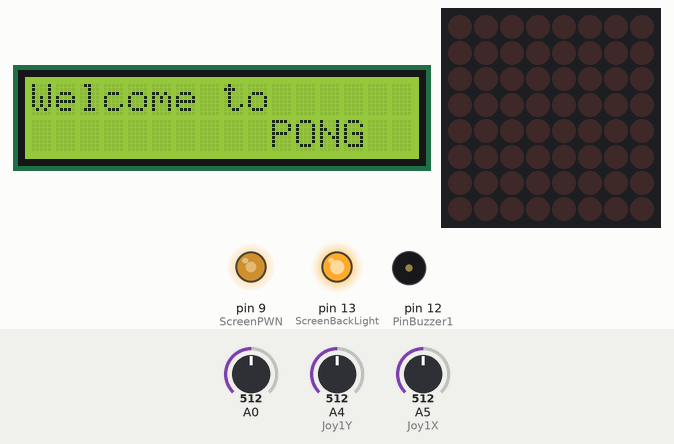
Bench run of a sketch on a simulated Arduino Uno, built with avr-gcc and run on an emulated ATmega328P. Shown: 16×2 character LCD, 8×8 LED matrix, output pins drawn as LEDs (lit = HIGH), buzzer (waves = sounding). The test bench sets the inputs (shaded band); at power-on: A5 (Joy1X) = 512, A4 (Joy1Y) = 512, A0 = 512. Random numbers use the default seed unless the sketch sets one.

Above: at 1.1 s.
At 3.2 s:
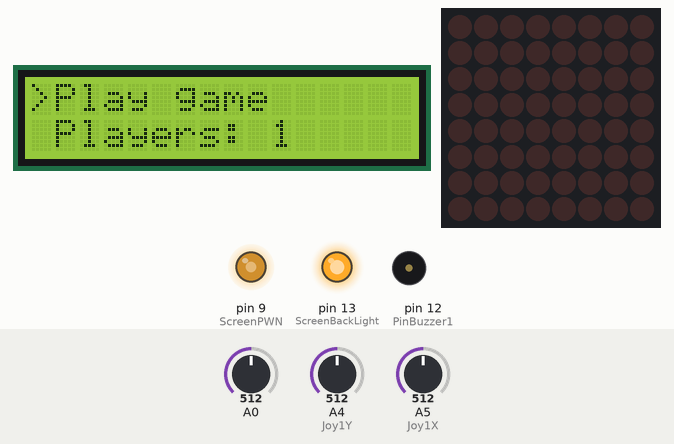
3.3 s: A5 (Joy1X) set to 262
4.8 s: A5 (Joy1X) set to 234
At 5.21 s:
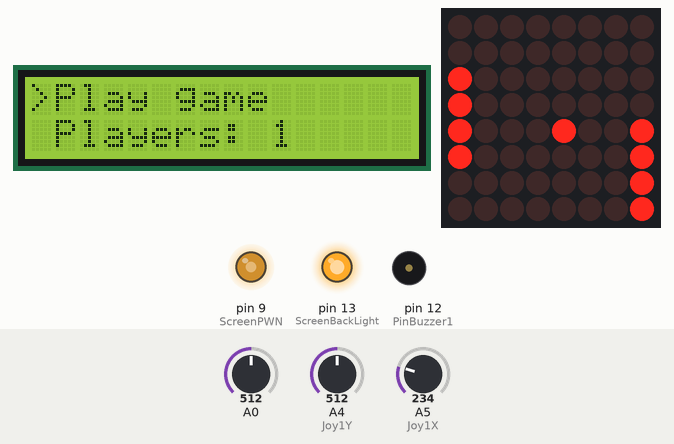
7.0 s: A4 (Joy1Y) set to 390
8.6 s: A0 set to 390
At 9.58 s:
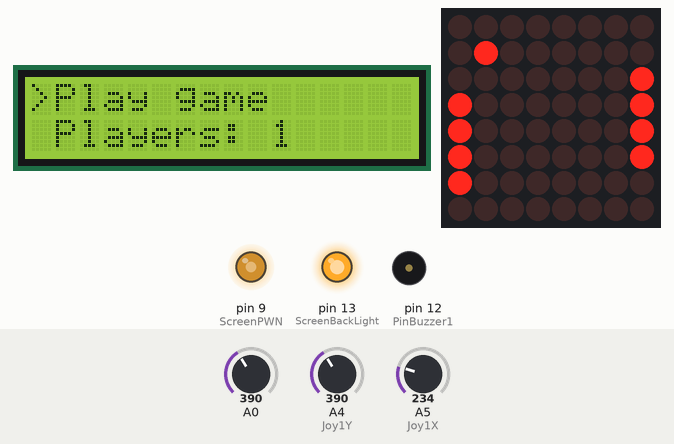
10.2 s: A4 (Joy1Y) set to 610
12.4 s: A4 (Joy1Y) set to 639
At 15.91 s:
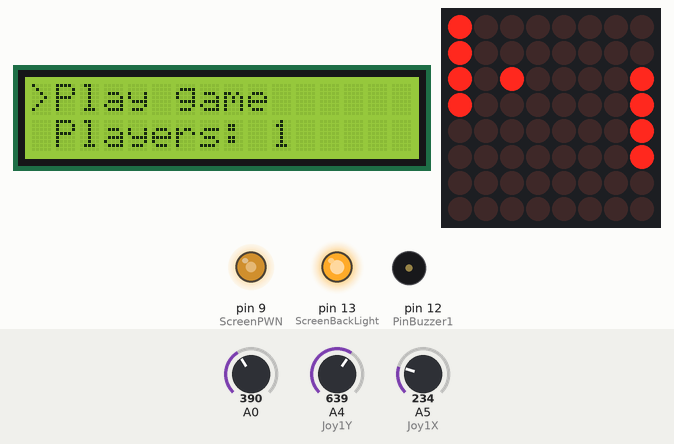
Timing chart, 0 to 16.7 s (numbered marks = the images above; inputs shaded):
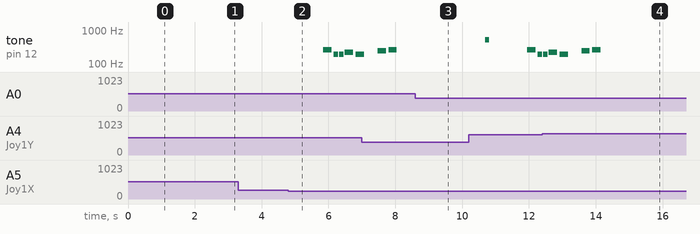

The sketch:

MatrixGamev1.ino
```cpp
#include "LedControl.h"
#include "pitches.h"
#include "images.h"
#include <LiquidCrystal.h>

#pragma region definingArea

#define Joy1X A5
#define Joy1Y A4
#define Joy2X A3
#define Joy2Y A2
#define ScreenPWN 9
#define ScreenBackLight 13
#define PinBuzzer1 12

#define BoardWidth 8
#define BoardHeight 8
#define MatrixSize 8
#define MaxPaletLength 4
#define MinPaletLength 2
#define MaxBounce 12
#define MaxSpeedIndex 5
#define SpeedFactor 25
#define ImageDelay 50
#define GameDelay 250
#define BallDelay 250
#define PaletDelay 100
#define BounceSoundDuration 125
#define SongLength 8
#define MenuDelay 250
#define MenuMinSensibility 800
#define MenuMaxSensibility 250
#define PaletMinSensibility 600
#define PaletMaxSensibility 400
#define MaxAnalogRead 1023

LedControl board = LedControl(8, 11, 10, 1); // pini buni
LiquidCrystal screen(2, 3, 4, 5, 6, 7); // pini buni

bool gameStart;
bool twoPlayers;
bool ballDirectionX;  // false -> direction right & true -> direction left
bool ballDirectionY;  // false -> direction down & true -> direction up
bool playNote;
bool playSong;
bool stats;
bool menuDisplay;
bool menuPosition;

int speedIndex;
int paletLength;
int gamePlayers;
int countBounce;
int highScore;

unsigned long previousGameTime;
unsigned long previousBallTime;
unsigned long previousPaletTime;
unsigned long previousNoteTime;
unsigned long previousImageTime;
unsigned long previousSongNoteTime;
unsigned long songPause;
unsigned long previousMenuTime;
unsigned long currentTime;

int ballX;
int ballY;
int player1PaletY; //left
int player2PaletY; //right
int scoreCount;
int currentNote;
int currentImage = 0;

char introMessage1[] = {"Welcome to  "};
char introMessage2[] = {"          PONG "};
char player1Win[] = {"Player 1 wins!!"};
char player2Win[] = {"Player 2 wins!!"};
char happy[] = {"^_^"};
char connector[] = {" - "};
char scoreString[] = {"Your score: "};
char highScoreString[] = {"HighScore: "};
char newHighScore[] = {"NEW HIGHSCORE!!"};
char menuCursor[] = {">"};
char startGame[] = {"Play game"};
char playersOne[] = {"Players: 1"};
char playersTwo[] = {"Players: 2"};

int melody[] = {
  NOTE_C4, NOTE_G3, NOTE_G3, NOTE_A3, NOTE_G3, 0, NOTE_B3, NOTE_C4
};

int noteDurations[] = {
  4, 8, 8, 4, 4, 4, 4, 4
};

#pragma endregion

#pragma region soundsFunctions

void playSound(int note) {
  playNote = true;
  previousNoteTime = currentTime;
  noTone(PinBuzzer1);
  tone(PinBuzzer1,  note, BounceSoundDuration);
}

void song() {
  playSong = true;
  previousSongNoteTime = currentTime;
  int noteDuration = 1000 / noteDurations[currentNote];
  noTone(PinBuzzer1);
  tone(PinBuzzer1, melody[currentNote], noteDuration);
  songPause = noteDuration * 1.30;
  currentNote++;
}

void sounds() {
  if (playNote)
    if (currentTime - previousNoteTime > BounceSoundDuration) {
      playNote = false;
      noTone(PinBuzzer1);
    }
  if (playSong)
    if (currentTime - previousSongNoteTime > songPause) {
      if (currentNote == SongLength) {
        playSong = false;
        currentNote = 0;
        noTone(PinBuzzer1);
      }
      else
        song();
    }
}

#pragma endregion

#pragma region drawFunctions

void displayImage(int matrixNo) {
  previousImageTime = currentTime;
  const byte* image = IMAGES[currentImage++];
  for (int i = 0; i < 8; i++)
    for (int j = 0; j < 8; j++)
      board.setLed(matrixNo, i, j, bitRead(image[i], 7 - j));
}

void drawPalets() {
  for (int i = 0; i < paletLength; i++) {
    board.setLed((player1PaletY + i) / MatrixSize, player1PaletY + i, 0, HIGH);
    board.setLed((player1PaletY + i) / MatrixSize, player2PaletY + i, BoardWidth - 1, HIGH);
  }
}

void draw() {
  for (int i = 0; i < BoardHeight / MatrixSize; i++)
    board.clearDisplay(0);
  board.setLed(ballY / MatrixSize, ballY, ballX, 1);
  drawPalets();
}

#pragma endregion

#pragma region game

#pragma region objectsMove

void ballMove() {
  if (ballDirectionX)
    ballX--;
  else
    ballX++;

  if (ballDirectionY)
    ballY--;
  else
    ballY++;
  //this code is for one player mode in order to keep playing with the PC
  if (!twoPlayers) {
    player2PaletY = ballY;
    if (player2PaletY > BoardHeight - paletLength)
    player2PaletY = BoardHeight - paletLength;
  }
  //end of one player mode palet move
  if (ballX == 1) {
    if (ballY < player1PaletY || ballY > player1PaletY + paletLength)
      gameOver();
    else {
      playSound(NOTE_E3);
      ballDirectionX = !ballDirectionX;
      countBounce++;
    }
  }
  if (ballX == 6) {
    if (ballY < player2PaletY || ballY > player2PaletY + paletLength)
      gameOver();
    else{
      playSound(NOTE_C5);
      score();
      ballDirectionX = !ballDirectionX;
      countBounce++;
    }
  }
  if(ballY == 0 || ballY == BoardHeight - 1)
    ballDirectionY = !ballDirectionY;
}

void score() {
  scoreCount++;
  if (!twoPlayers) {
    screen.clear();
    screen.setCursor(0, 0);
    screen.print(scoreString);
    screen.print(scoreCount);
  }
}

void paletMove() {
  //player one palet move
  int pl1Y = MaxAnalogRead - analogRead(Joy1Y); //just for inverting the y axes controlls
  if (pl1Y < PaletMaxSensibility)
    player1PaletY--;
  if (pl1Y > PaletMinSensibility)
    player1PaletY++;
  if (player1PaletY > BoardHeight - paletLength)
    player1PaletY = BoardHeight - paletLength;
  if (player1PaletY < 0)
    player1PaletY = 0;

  //player two palet move
  if (twoPlayers) {
    int pl2Y = analogRead(Joy2Y);
    if (pl2Y < PaletMaxSensibility)
      player2PaletY--;
    if (pl2Y > PaletMinSensibility)
      player2PaletY++;
    if (player2PaletY > BoardHeight - paletLength)
      player2PaletY = BoardHeight - paletLength;
    if (player2PaletY < 0)
      player2PaletY = 0;
  }
}
#pragma endregion

void gameStartUp() {
  scoreCount = 0;
  speedIndex = 0;
  paletLength = MaxPaletLength;
  player1PaletY = (BoardHeight - paletLength) / 2;
  player2PaletY = (BoardHeight - paletLength) / 2;
  currentNote = 0;
  currentImage = 0;

  randomSeed(analogRead(0));
  ballX = random(1, BoardWidth - 2);
  randomSeed(analogRead(0));
  ballY = random(1, BoardHeight - 2);
  countBounce = 0;

  playNote = false;
  ballDirectionX = false;
  if (ballX > (BoardWidth - 1) / 2)
    ballDirectionX = true;

  ballDirectionY = false;
  if (ballY > (BoardWidth - 1) / 2)
    ballDirectionY = true;

  draw();
  stats = false;
  gameStart = true;
  playSong = false;
  previousGameTime = millis();
  previousBallTime = previousGameTime;
  previousPaletTime = previousGameTime;
}

void gameOver() {
  gameStart = false;
  displayGameStats();
  song();
}

void displayGameStats() {
  if (!stats) {
    stats = true;
    screen.clear();
    screen.setCursor(0, 0);
    if(twoPlayers) {
      if (ballX < (BoardWidth - 1) / 2)
        screen.print(player2Win);
      else
        screen.print(player1Win);
    }
    else{
      if (scoreCount > highScore) {
        highScore = scoreCount;
        screen.print(newHighScore);
        screen.setCursor(0, 1);
        screen.print(happy);
        screen.print(connector);
        screen.print(scoreCount);
        screen.print(connector);
        screen.print(happy);
      }
      else{
        screen.print(highScoreString);
        screen.print(highScore);
        screen.setCursor(0, 1);
        screen.print(scoreString);
        screen.print(scoreCount);
      }
    }
  }
}

void dificulty() {
  if (countBounce == MaxBounce) {
    countBounce = 0;
    if (speedIndex < MaxSpeedIndex)
      speedIndex++;
    if (paletLength > MinPaletLength)
      paletLength--;
  }
}

void gameControls() {
  if (currentTime - previousBallTime > BallDelay - speedIndex * SpeedFactor) {
    ballMove();
    dificulty();
    previousBallTime = currentTime;
    draw();
  }
  if (currentTime - previousPaletTime > PaletDelay) {
    paletMove();
    previousPaletTime = currentTime;
    draw();
  }
}

#pragma endregion

void menu() {
  if (currentTime - previousMenuTime > MenuDelay) {
    int valY = analogRead(Joy1Y);
    if (valY > MenuMinSensibility || valY < MenuMaxSensibility) {
      menuPosition = !menuPosition;
      playSound(NOTE_CS7);
    }
    int valX = analogRead(Joy1X);
    if (valX > MenuMinSensibility || valX < MenuMaxSensibility) {
        if (menuPosition) {
          menuDisplay = !menuDisplay;
          gameStartUp();
        }
        else{
          playSound(NOTE_CS8);
          twoPlayers = !twoPlayers;
        }
    }
    //display menu items
    screen.clear();
    if (menuPosition) {
      screen.setCursor(0, 0);
      screen.print(menuCursor);
    }
    screen.setCursor(1, 0);
    screen.print(startGame);
    if (!menuPosition) {
      screen.setCursor(0, 1);
      screen.print(menuCursor);
    }
    screen.setCursor(1, 1);
    if (!twoPlayers)
      screen.print(playersOne);
    else
      screen.print(playersTwo);
    previousMenuTime = currentTime;
  }
}

void setup() {
  gameStart = false;
  screen.begin(16, 2);
  screen.clear();
  pinMode(ScreenPWN, OUTPUT);
  pinMode(ScreenBackLight, OUTPUT);
  digitalWrite(ScreenBackLight, HIGH);
  analogWrite(ScreenPWN, 150);
  screen.setCursor(0, 0);
  screen.print(introMessage1);
  delay(1000);
  screen.setCursor(0, 1);
  screen.print(introMessage2);
  delay(1000);
  for (int i = 0; i < BoardHeight / MatrixSize; i++) {
    board.shutdown(i, false);
    board.setIntensity(i, 5);
    board.clearDisplay(i);
  }
  highScore = 0;
  menuDisplay = true;
  playSong = false;
  twoPlayers = false;
  previousMenuTime = millis();
  menuPosition = true;
}

void loop() {
  currentTime = millis();
  if (menuDisplay)
    menu();
  else{
    if (gameStart)
      gameControls();
    if (!gameStart && currentImage != IMAGES_LEN)
      if (currentTime - previousImageTime > ImageDelay)
        displayImage(0);
    if (currentImage == IMAGES_LEN)
      menuDisplay = !menuDisplay;
  }
  sounds();
}
```

images.h
```cpp
const byte IMAGES[][8] = {
{
  B00000000,
  B00000000,
  B00000000,
  B00000000,
  B00000000,
  B00000000,
  B00000000,
  B00000000
},{
  B00000000,
  B00000000,
  B00000001,
  B00000001,
  B00000001,
  B00000000,
  B00000000,
  B00000000
},{
  B00000000,
  B00000001,
  B00000011,
  B00000011,
  B00000011,
  B00000001,
  B00000000,
  B00000000
},{
  B00000001,
  B00000011,
  B00000110,
  B00000110,
  B00000110,
  B00000011,
  B00000001,
  B00000000
},{
  B00000011,
  B00000110,
  B00001100,
  B00001100,
  B00001100,
  B00000110,
  B00000011,
  B00000000
},{
  B00000111,
  B00001100,
  B00011000,
  B00011000,
  B00011001,
  B00001100,
  B00000111,
  B00000000
},{
  B00001111,
  B00011001,
  B00110000,
  B00110000,
  B00110011,
  B00011001,
  B00001111,
  B00000000
},{
  B00011110,
  B00110011,
  B01100000,
  B01100000,
  B01100111,
  B00110011,
  B00011111,
  B00000000
},{
  B00111100,
  B01100110,
  B11000000,
  B11000000,
  B11001110,
  B01100110,
  B00111110,
  B00000000
},{
  B01111000,
  B11001100,
  B10000000,
  B10000000,
  B10011100,
  B11001101,
  B01111100,
  B00000000
},{
  B11110000,
  B10011000,
  B00000001,
  B00000000,
  B00111001,
  B10011011,
  B11111001,
  B00000000
},{
  B11100000,
  B00110000,
  B00000011,
  B00000000,
  B01110011,
  B00110110,
  B11110011,
  B00000000
},{
  B11000000,
  B01100000,
  B00000111,
  B00000000,
  B11100111,
  B01101100,
  B11100111,
  B00000000
},{
  B10000000,
  B11000000,
  B00001111,
  B00000001,
  B11001111,
  B11011001,
  B11001110,
  B00000000
},{
  B00000000,
  B10000000,
  B00011110,
  B00000011,
  B10011111,
  B10110011,
  B10011101,
  B00000000
},{
  B00000000,
  B00000000,
  B00111100,
  B00000110,
  B00111110,
  B01100110,
  B00111011,
  B00000000
},{
  B00000000,
  B00000000,
  B01111000,
  B00001100,
  B01111100,
  B11001100,
  B01110110,
  B00000000
},{
  B00000000,
  B00000000,
  B11110001,
  B00011001,
  B11111001,
  B10011001,
  B11101101,
  B00000000
},{
  B00000000,
  B00000000,
  B11100011,
  B00110011,
  B11110011,
  B00110011,
  B11011011,
  B00000000
},{
  B00000000,
  B00000000,
  B11000110,
  B01100111,
  B11100111,
  B01100110,
  B10110110,
  B00000000
},{
  B00000000,
  B00000000,
  B10001100,
  B11001111,
  B11001111,
  B11001101,
  B01101100,
  B00000000
},{
  B00000000,
  B00000000,
  B00011001,
  B10011111,
  B10011111,
  B10011010,
  B11011000,
  B00000000
},{
  B00000000,
  B00000000,
  B00110011,
  B00111111,
  B00111111,
  B00110101,
  B10110001,
  B00000000
},{
  B00000000,
  B00000000,
  B01100110,
  B01111111,
  B01111111,
  B01101011,
  B01100011,
  B00000000
},{
  B00000000,
  B00000000,
  B11001100,
  B11111110,
  B11111110,
  B11010110,
  B11000110,
  B00000000
},{
  B00000000,
  B00000000,
  B10011000,
  B11111101,
  B11111101,
  B10101101,
  B10001100,
  B00000000
},{
  B00000000,
  B00000000,
  B00110001,
  B11111011,
  B11111011,
  B01011011,
  B00011001,
  B00000000
},{
  B00000000,
  B00000000,
  B01100011,
  B11110110,
  B11110111,
  B10110110,
  B00110011,
  B00000000
},{
  B00000000,
  B00000000,
  B11000111,
  B11101100,
  B11101111,
  B01101100,
  B01100111,
  B00000000
},{
  B00000000,
  B00000000,
  B10001111,
  B11011001,
  B11011111,
  B11011000,
  B11001111,
  B00000000
},{
  B00000000,
  B00000000,
  B00011110,
  B10110011,
  B10111111,
  B10110000,
  B10011110,
  B00000000
},{
  B00000000,
  B00000000,
  B00111100,
  B01100110,
  B01111110,
  B01100000,
  B00111100,
  B00000000
},{
  B00000000,
  B00000000,
  B01111000,
  B11001100,
  B11111100,
  B11000000,
  B01111000,
  B00000000
},{
  B00000000,
  B00000000,
  B11110000,
  B10011000,
  B11111000,
  B10000000,
  B11110000,
  B00000000
},{
  B00000000,
  B00000000,
  B11100000,
  B00110000,
  B11110000,
  B00000000,
  B11100000,
  B00000000
},{
  B00000000,
  B00000000,
  B11000000,
  B01100000,
  B11100000,
  B00000000,
  B11000000,
  B00000000
},{
  B00000000,
  B00000000,
  B10000000,
  B11000000,
  B11000000,
  B00000000,
  B10000000,
  B00000000
},{
  B00000000,
  B00000000,
  B00000000,
  B10000000,
  B10000000,
  B00000000,
  B00000000,
  B00000000
},{
  B00000000,
  B00000000,
  B00000000,
  B00000000,
  B00000000,
  B00000000,
  B00000000,
  B00000000
},{
  B00000000,
  B00000000,
  B00000000,
  B00000001,
  B00000001,
  B00000001,
  B00000000,
  B00000000
},{
  B00000000,
  B00000000,
  B00000001,
  B00000011,
  B00000011,
  B00000011,
  B00000001,
  B00000000
},{
  B00000000,
  B00000000,
  B00000011,
  B00000110,
  B00000110,
  B00000110,
  B00000011,
  B00000000
},{
  B00000000,
  B00000000,
  B00000111,
  B00001100,
  B00001100,
  B00001100,
  B00000111,
  B00000000
},{
  B00000000,
  B00000000,
  B00001111,
  B00011001,
  B00011001,
  B00011001,
  B00001111,
  B00000000
},{
  B00000000,
  B00000000,
  B00011110,
  B00110011,
  B00110011,
  B00110011,
  B00011110,
  B00000000
},{
  B00000000,
  B00000000,
  B00111100,
  B01100110,
  B01100110,
  B01100110,
  B00111100,
  B00000000
},{
  B00000000,
  B00000000,
  B01111000,
  B11001100,
  B11001100,
  B11001100,
  B01111000,
  B00000000
},{
  B00000000,
  B00000000,
  B11110001,
  B10011001,
  B10011001,
  B10011000,
  B11110000,
  B00000000
},{
  B00000000,
  B00000000,
  B11100011,
  B00110011,
  B00110011,
  B00110001,
  B11100000,
  B00000000
},{
  B00000000,
  B00000000,
  B11000110,
  B01100110,
  B01100110,
  B01100011,
  B11000001,
  B00000000
},{
  B00000000,
  B00000000,
  B10001100,
  B11001100,
  B11001100,
  B11000111,
  B10000011,
  B00000000
},{
  B00000000,
  B00000000,
  B00011001,
  B10011001,
  B10011001,
  B10001111,
  B00000110,
  B00000000
},{
  B00000000,
  B00000000,
  B00110011,
  B00110011,
  B00110011,
  B00011110,
  B00001100,
  B00000000
},{
  B00000000,
  B00000000,
  B01100110,
  B01100110,
  B01100110,
  B00111100,
  B00011000,
  B00000000
},{
  B00000000,
  B00000000,
  B11001100,
  B11001100,
  B11001100,
  B01111000,
  B00110000,
  B00000000
},{
  B00000000,
  B00000000,
  B10011000,
  B10011001,
  B10011001,
  B11110001,
  B01100000,
  B00000000
},{
  B00000000,
  B00000000,
  B00110001,
  B00110011,
  B00110011,
  B11100011,
  B11000001,
  B00000000
},{
  B00000000,
  B00000000,
  B01100011,
  B01100110,
  B01100111,
  B11000110,
  B10000011,
  B00000000
},{
  B00000000,
  B00000000,
  B11000111,
  B11001100,
  B11001111,
  B10001100,
  B00000111,
  B00000000
},{
  B00000000,
  B00000000,
  B10001111,
  B10011001,
  B10011111,
  B00011000,
  B00001111,
  B00000000
},{
  B00000000,
  B00000000,
  B00011110,
  B00110011,
  B00111111,
  B00110000,
  B00011110,
  B00000000
},{
  B00000000,
  B00000000,
  B00111100,
  B01100110,
  B01111110,
  B01100000,
  B00111100,
  B00000000
},{
  B00000000,
  B00000000,
  B01111000,
  B11001100,
  B11111100,
  B11000000,
  B01111000,
  B00000000
},{
  B00000000,
  B00000000,
  B11110001,
  B10011000,
  B11111000,
  B10000000,
  B11110001,
  B00000000
},{
  B00000000,
  B00000000,
  B11100011,
  B00110001,
  B11110001,
  B00000001,
  B11100011,
  B00000000
},{
  B00000000,
  B00000000,
  B11000110,
  B01100011,
  B11100011,
  B00000011,
  B11000111,
  B00000000
},{
  B00000000,
  B00000000,
  B10001101,
  B11000111,
  B11000110,
  B00000110,
  B10001111,
  B00000000
},{
  B00000000,
  B00000000,
  B00011011,
  B10001110,
  B10001100,
  B00001100,
  B00011110,
  B00000000
},{
  B00000000,
  B00000000,
  B00110111,
  B00011101,
  B00011001,
  B00011000,
  B00111100,
  B00000000
},{
  B00000000,
  B00000000,
  B01101110,
  B00111011,
  B00110011,
  B00110000,
  B01111000,
  B00000000
},{
  B00000000,
  B00000000,
  B11011100,
  B01110110,
  B01100110,
  B01100000,
  B11110000,
  B00000000
}};
const int IMAGES_LEN = sizeof(IMAGES)/8;
```

Source omitted: pitches.h (1877 bytes)

Measured:
- the behaviour switches between 250 and 249 on A5 (Joy1X) (found by bisection; images 1 and 2)
- the behaviour switches between 623 and 624 on A4 (Joy1Y) (found by bisection; images 3 and 4)
- after the input at 3.3 s, every drawn part: stays the same
- after the input at 4.8 s, tone on pin 12 (PinBuzzer1): plays 262 Hz for 0.25 s, 196 Hz for 0.13 s, 196 Hz for 0.13 s, 220 Hz for 0.25 s, 196 Hz for 0.18 s, starting after 1.0 s; the display: first changes at once (image 2 shows a later state)
- what the display in image 0 shows lasts 1.2 s, from 1.1 s to 2.3 s
